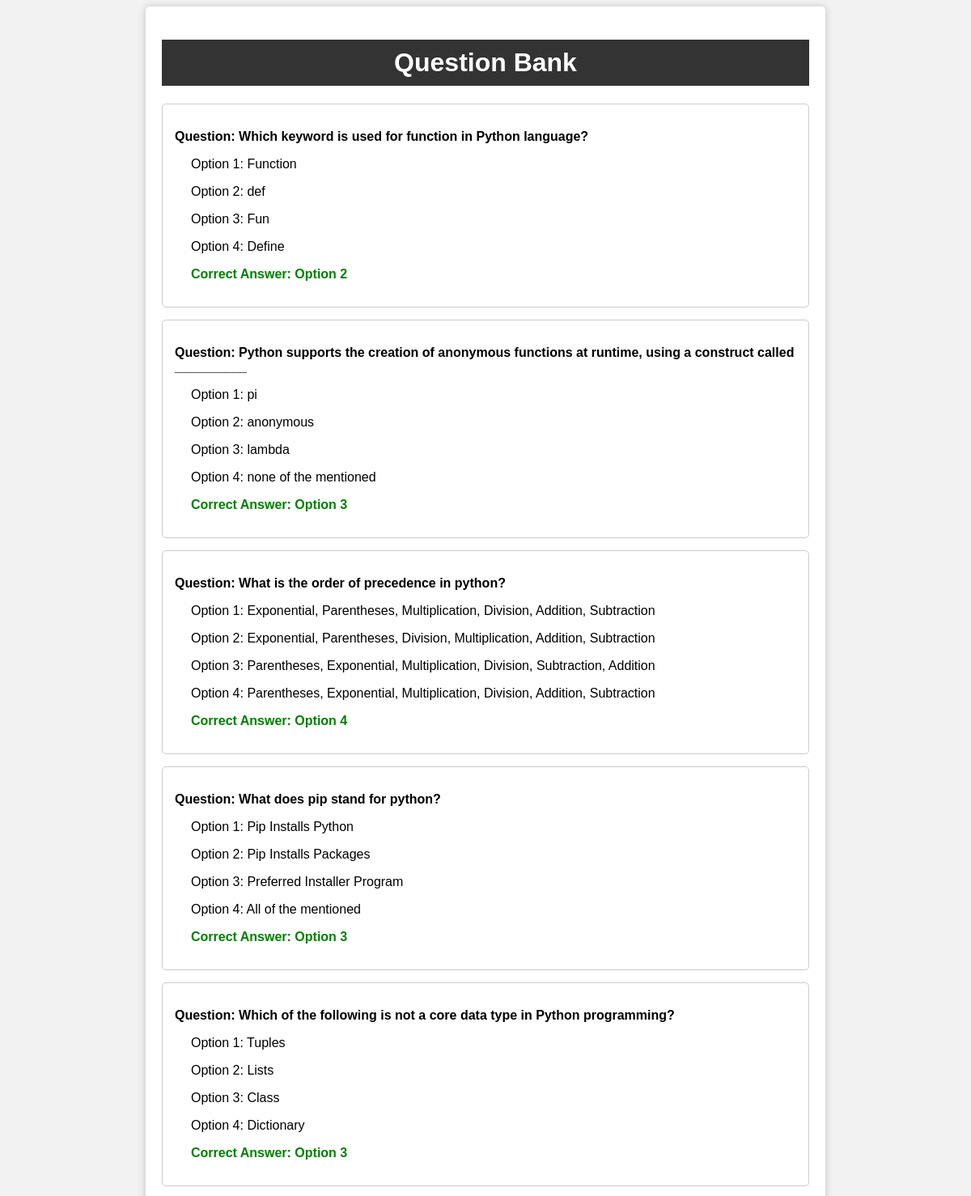
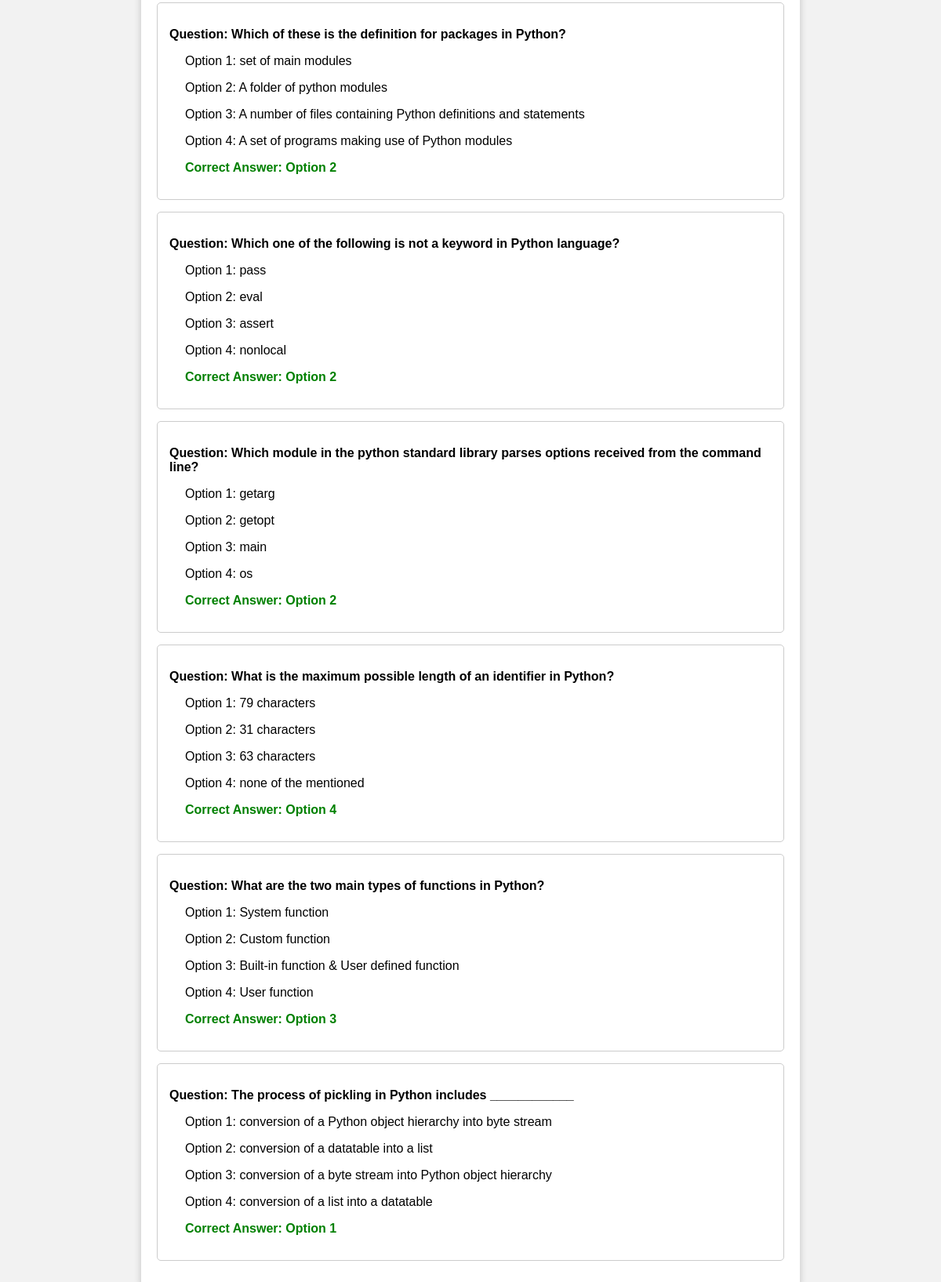
The app's page /question_bank.php?sub_id=3 with its own data (2 pictures, top to bottom).
### tables this page shows
CREATE TABLE IF NOT EXISTS `quiz_questions` (
  `id` int(11) NOT NULL AUTO_INCREMENT,
  `sub_id` int(11) DEFAULT NULL,
  `question_text` varchar(255) NOT NULL,
  `option_1` varchar(255) NOT NULL,
  `option_2` varchar(255) NOT NULL,
  `option_3` varchar(255) NOT NULL,
  `option_4` varchar(255) NOT NULL,
  `correct_option` int(11) NOT NULL,
  PRIMARY KEY (`id`)
);

### question_bank.php (the view, shortened to what this page needs)
<!DOCTYPE html>
<html>
<head>
</head>
<body>
    <div class="container">
        <h1>Question Bank</h1>
        <?php
        if (isset($_GET['sub_id'])) {
            $sub_id = intval($_GET['sub_id']);
            $conn = new mysqli("localhost", "root", "", "login");
            $subject_query = "SELECT * FROM subjects WHERE sub_id = ?";
            $stmt = $conn->prepare($subject_query);
            if ($stmt) {
                $stmt->bind_param("i", $sub_id);
                if ($stmt->execute()) {
                    $subject_result = $stmt->get_result();
                    if ($subject_result->num_rows > 0) {
                        $questions_query = "SELECT * FROM quiz_questions WHERE sub_id = ?";
                        $stmt = $conn->prepare($questions_query);
                        if ($stmt) {
                            $stmt->bind_param("i", $sub_id);
                            if ($stmt->execute()) {
                                $questions_result = $stmt->get_result();
                                if ($questions_result->num_rows > 0) {
                                    while ($row = $questions_result->fetch_assoc()) {
                                        echo '<div class="question">';
                                        echo "<p class='question-text'>Question: " . $row['question_text'] . "</p>";
                                        echo '<div class="option">';
                                        echo "<p>Option 1: " . $row['option_1'] . "</p>";
                                        echo "<p>Option 2: " . $row['option_2'] . "</p>";
                                        echo "<p>Option 3: " . $row['option_3'] . "</p>";
                                        echo "<p>Option 4: " . $row['option_4'] . "</p>";
                                        echo "<p class='correct-answer'>Correct Answer: Option " . $row['correct_option'] . "</p>";
                                        echo '</div>';
                                        echo '</div>';
                                    }
                                } else {
                                    echo "No questions found for this subject.";
                                }
                            }
                        }
                    }
                }
            }
        } else {
            echo "Invalid sub_id parameter.";
        }
        ?>
    </div>
</body>
</html>

### question_bank.php (style rules this page uses)
body { font-family: Arial, sans-serif; background-color: #f2f2f2; }
.container { max-width: 800px; margin: 0 auto; background-color: #fff; padding: 20px; border-radius: 5px; box-shadow: 0 0 10px rgba(0, 0, 0, 0.2); }
h1 { background-color: #333; color: white; padding: 10px; text-align: center; }
.question { background-color: #fff; padding: 15px; border: 1px solid #ccc; border-radius: 5px; margin-bottom: 15px; }
.question-text { font-weight: bold; margin-bottom: 10px; }
.option { margin-left: 20px; }
.correct-answer { font-weight: bold; color: green; }

### records on screen
quiz_questions: question_text "Which keyword is used for function in Python language?", option_1 "Function", option_2 "def", option_3 "Fun", option_4 "Define", correct_option "2"
quiz_questions: question_text "Python supports the creation of anonymous functions at runtime, using a construct called __________", option_1 "pi", option_2 "anonymous", option_3 "lambda", option_4 "none of the mentioned", correct_option "3"
quiz_questions: question_text "What is the order of precedence in python?", option_1 "Exponential, Parentheses, Multiplication, Division, Addition, Subtraction", option_2 "Exponential, Parentheses, Division, Multiplication, Addition, Subtraction", option_3 "Parentheses, Exponential, Multiplication, Division, Subtraction, Addition", option_4 "Parentheses, Exponential, Multiplication, Division, Addition, Subtraction", correct_option "4"
quiz_questions: question_text "What does pip stand for python?", option_1 "Pip Installs Python", option_2 "Pip Installs Packages", option_3 "Preferred Installer Program", option_4 "All of the mentioned", correct_option "3"
quiz_questions: question_text "Which of the following is not a core data type in Python programming?", option_1 "Tuples", option_2 "Lists", option_3 "Class", option_4 "Dictionary", correct_option "3"
quiz_questions: question_text "Which of these is the definition for packages in Python?", option_1 "set of main modules", option_2 "A folder of python modules", option_3 "A number of files containing Python definitions and statements", option_4 "A set of programs making use of Python modules", correct_option "2"
quiz_questions: question_text "Which one of the following is not a keyword in Python language?", option_1 "pass", option_2 "eval", option_3 "assert", option_4 "nonlocal", correct_option "2"
quiz_questions: question_text "Which module in the python standard library parses options received from the command line?", option_1 "getarg", option_2 "getopt", option_3 "main", option_4 "os", correct_option "2"
quiz_questions: question_text "What is the maximum possible length of an identifier in Python?", option_1 "79 characters", option_2 "31 characters", option_3 "63 characters", option_4 "none of the mentioned", correct_option "4"
quiz_questions: question_text "What are the two main types of functions in Python?", option_1 "System function", option_2 "Custom function", option_3 "Built-in function & User defined function", option_4 "User function", correct_option "3"
quiz_questions: question_text "The process of pickling in Python includes ____________", option_1 "conversion of a Python object hierarchy into byte stream", option_2 "conversion of a datatable into a list", option_3 "conversion of a byte stream into Python object hierarchy", option_4 "conversion of a list into a datatable", correct_option "1"
